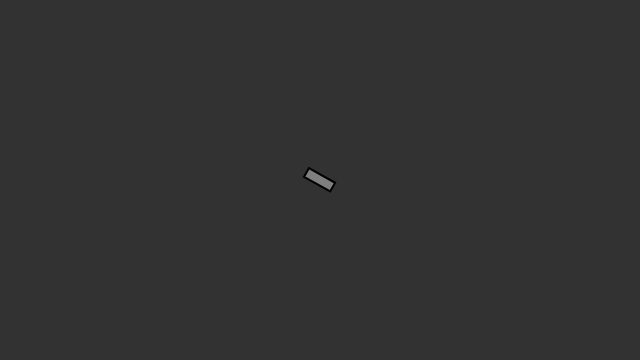
Frame 1 (no input)
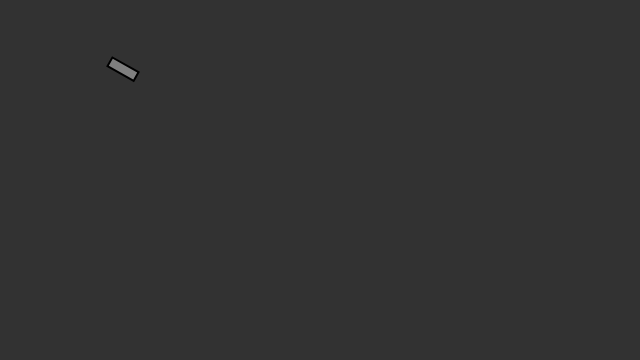
Frame 60 (no input)
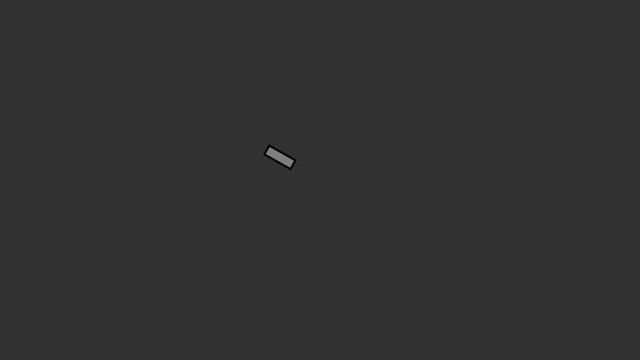
Frame 120 (the mouse pressed at the canvas centre since frame 60)

The p5.js sketch that drew these frames (run headless with seeded random() and noise() and a simulated clock; from frame 60 on, the mouse is pressed at the canvas centre):

// p5.js sketch
// ── sketch.js
// This was coded while reading:
// "The Nature of Code" by Daniel Shiffman
// http://natureofcode.com/

var mover;

function setup() {
  createCanvas(640, 360);
  mover = new Mover();
}

function draw() {
  background(50);
  mover.update();
  mover.checkEdges();
  mover.display();
}
// ── mover.js
// This was coded while reading:
// "The Nature of Code" by Daniel Shiffman
// http://natureofcode.com/

var Mover = function() {
  this.position = createVector(width/2, height/2);
  this.velocity = createVector(0, 0);
  this.acceleration = 0;
  this.topspeed = 4;
  this.xoff = 1000;
  this.yoff = 0;
  this.r = 16;

  this.update = function () {
    var mouse = createVector(mouseX, mouseY);
    var dir = p5.Vector.sub(mouse, this.position);
    dir.normalize();
    dir.mult(0.5);
    this.acceleration = dir;

    this.velocity.add(this.acceleration);
    this.velocity.limit(this.topspeed);
    this.position.add(this.velocity);
  };

  this.display = function () {
    var angle = this.velocity.heading();

    stroke(0);
    strokeWeight(2);
    fill(127);
    push();
    rectMode(CENTER);

    translate(this.position.x, this.position.y);
    rotate(angle);
    rect(0, 0, 30, 10);

    pop();
  };

  this.checkEdges = function () {
    if (this.position.x > width) {
      this.position.x = 0;
    } else if (this.position.x < 0) {
      this.position.x = width;
    }

    if (this.position.y > height) {
      this.position.y = 0;
    } else if (this.position.y < 0) {
      this.position.y = height;
    }
  };
};
